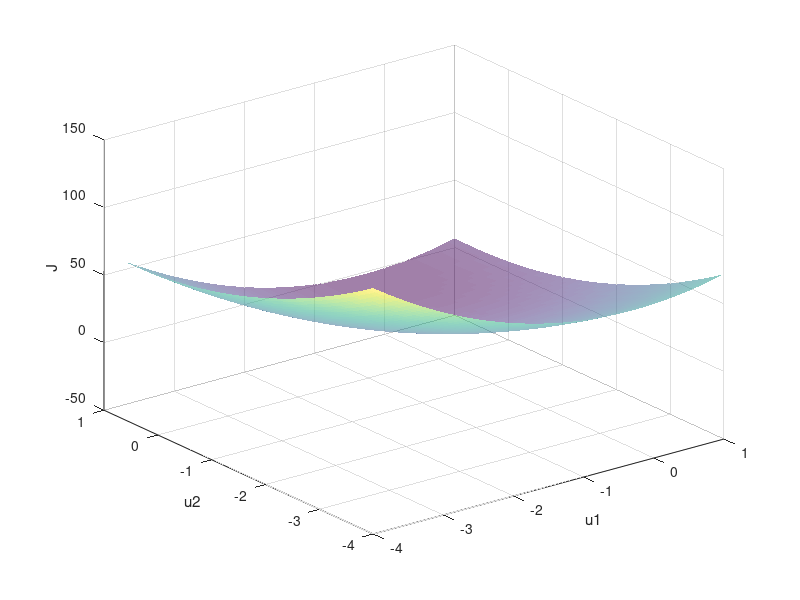

MATLAB code to generate this figure: (Note: this script raises an error after producing the figure.)
clear all
clc
% 1.
A=[5 0;0 3];
b=[-3;4];
C=[-1 2; 2 -1];
d=[1;1];
[u1,u2] = meshgrid(-4:0.1:1,-4:0.1:1);

J=5*u1.^2+3*u2.^2+3*u1-4*u2;
surf(u1,u2,J,'FaceAlpha',0.5,'EdgeColor','none');
xlabel('u1')
ylabel('u2')
zlabel('J')
%%
% 2.

rhoMax=2*min(svds(A))/9;
rho=0.1;
itMax=100;
u0=[0;0];
itVec=zeros(6,1);
tolVec=zeros(6,1);

for i=3:8
    tolVec(i-2)=10^-(i);
    [u,miu,it]=UzawaQuadra( A,b,C,d,u0,rho,itMax,tolVec(i-2) ); 
    itVec(i-2)=it;
end

plot(tolVec,itVec);
%%
% 3.
J_star=dot(A*u,u)/2-dot(b,u); % -1.993
grad=A*u-b+C'*miu; %=0
inequ=C*u-d; %<=0
cond_ineq=miu.*(C*u-d); %=0
miu; %>=0
%%
% 4. 
tol=1e-8;
rho=0.1;
while all(abs(grad)<=0.1) && all(inequ<=0.1) && all(abs(cond_ineq) <=0.1) && all(miu>=0)
    rho=rho+0.1;
    [u,miu,it]=UzawaQuadra( A,b,C,d,u0,rho,itMax,tol ); 
    grad=A*u-b+C'*miu; %=0
    inequ=C*u-d; %<=0
    cond_ineq=miu.*(C*u-d); %=0
end
% rho=1.29
%%
rho=0.1;
tol=10^-(3);
[u,miu,it]=UzawaQuadra( A,b,C,d,u0,rho,itMax,tol ); 
grad=A*u-b+C'*miu; %=0
inequ=C*u-d; %<=0
cond_ineq=miu.*(C*u-d); %=0
while all(abs(grad)<=0.1) && all(inequ<=0.1) && all(abs(cond_ineq) <=0.1) && all(miu>=0)
    rho=rho+0.1;
    [u,miu,it]=UzawaQuadra( A,b,C,d,u0,rho,itMax,tol ); 
    grad=A*u-b+C'*miu; %=0
    inequ=C*u-d; %<=0
    cond_ineq=miu.*(C*u-d); %=0
end
% rho=1.29
%%
% exo2
% 1.
n = 6;
D = sparse(1:n,1:n,2*ones(1,n),n,n);
E = sparse(2:n,1:n-1,-1*ones(1,n-1),n,n);
A = E+D+E';
b = -1*ones(n,1);
C = [3 1 0 -1 0 0; -1 2 1 0 0 0 ; 0 0 0 1 -1 1];
d = [0;1;0];
rhoMax = 2*min(svds(A))/max(svds(C));
u0=zeros(6,1);
rho = 0.1;
[u,miu,it]=UzawaQuadra( A,b,C,d,u0,rho,itMax,tol );
J_star=dot(A*u,u)/2-dot(b,u);

%%
% 2.
grad=A*u-b+C'*miu; %=0
inequ=C*u-d; %<=0
cond_ineq=miu.*(C*u-d); %=0
miu; %>=0

%%
% exo supplementaire
A=-2*eye(2,2);
b=[-12;-9];
C=[1 2 ; 1 1; -2 1];
d=[12;7;12];
u0=[1;1];
ksi=0.1;
rho=0.01;
itMax=1000;
tol=10^(-5);
% run with A H
[u,miu,it]=ArrowHurwiczQuadra( A,b,C,d,u0,ksi,rho,itMax,tol );
% it = 4, on a la vraie sol

%%
% run with uzawa
C=[1 2 ; 1 1; -2 1; -1 0; 0 -1];
d=[12;7;12;0;0];
rhoMax=4/64;
rho=0.00001;
[u,miu,it]=UzawaQuadra( A,b,C,d,u0,rho,itMax,tol );
% difficile d'obtenir la vraie sol